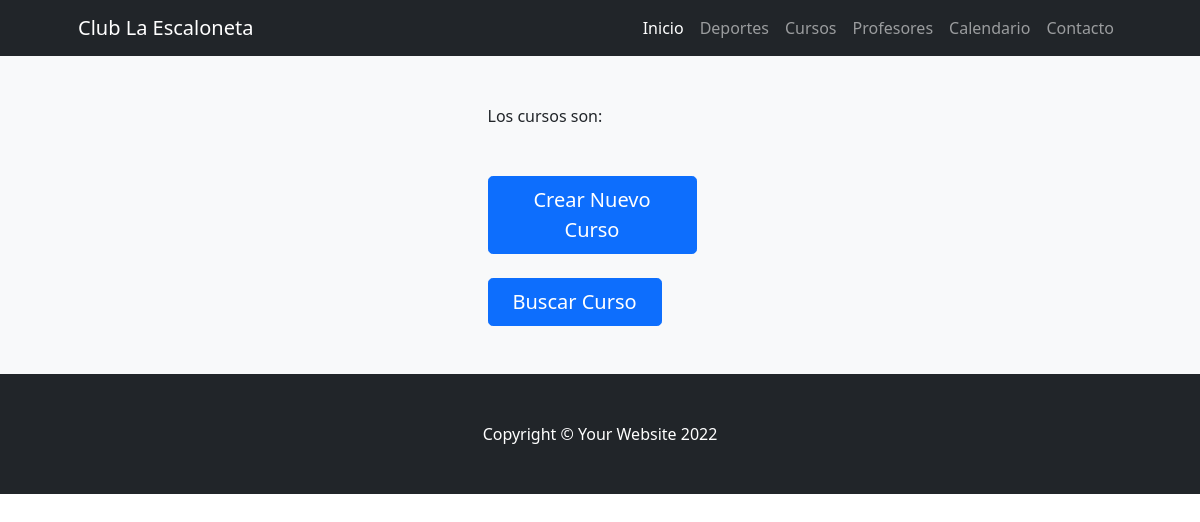
The app's page /ClubAPP/cursos/, older data.
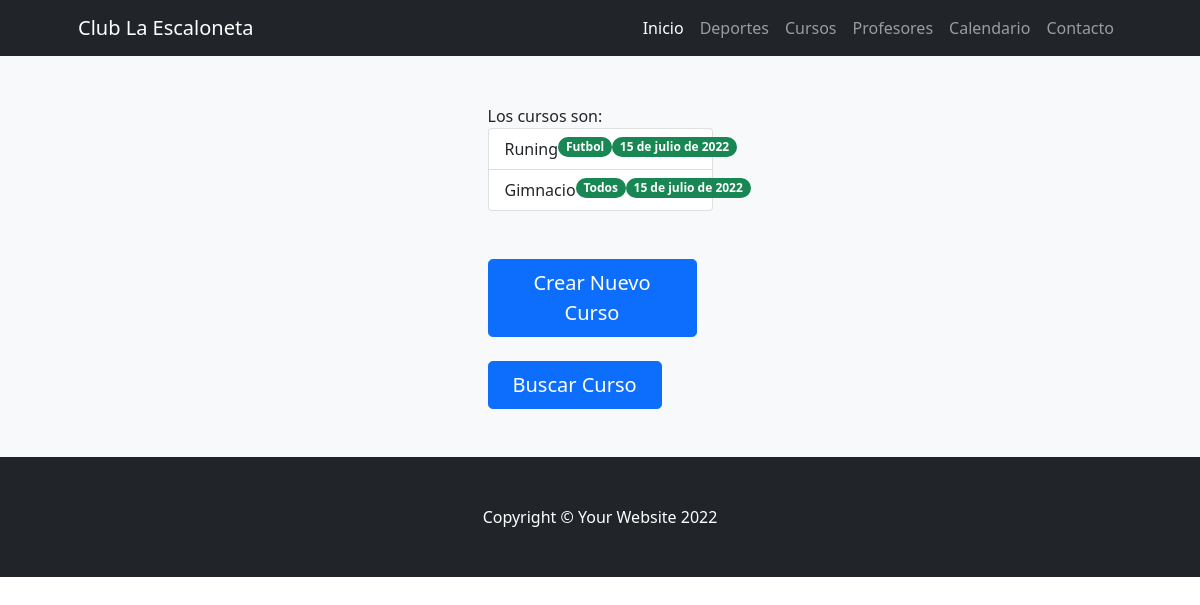
The same page, newer data.
### ClubAPP/models.py (models this page shows)
class Curso(models.Model):
    nombre = models.CharField(max_length=30)
    deporte = models.CharField(max_length=30)
    fecha = models.DateField(max_length=30)

### ClubAPP/views.py (the view)
# urls.py: path('cursos/', cursos, name="Cursos"),
def cursos(request):
    cursos = Curso.objects.all()
    return render(request,"cursos.html",{"cursos":cursos})

### ClubAPP/template/cursos.html (shortened to what this page needs)
{% extends 'base.html' %}
{% load static %}
{% block contenidoPagina %}
<section class="bg-light py-5">
    <div class="container px-5">
        <div class="row gx-5 justify-content-center">
            <div class="col-lg-3">
                Los cursos son:
                <ul class="list-group">
                    {% for curso in cursos %}
                        <li class="list-group-item d-flex justify-content-between align-items-start">
                            {{curso.nombre}}
                            <span class="badge bg-success rounded-pill">{{curso.deporte}}</span>
                            <span class="badge bg-success rounded-pill">{{curso.fecha}}</span>
                        </li>
                    {% endfor %}
                </ul>
                <br>
                <br>
                <a class="btn btn-primary btn-lg px-4 me-sm-3" href="{% url 'Nuevo_curso' %}">Crear Nuevo Curso</a>
                <br>
                <br>
                <a class="btn btn-primary btn-lg px-4 me-sm-3" href="{% url 'Busqueda_curso' %}">Buscar Curso</a>
            </div>
        </div>
    </div>
</section>
{% endblock %}

### ClubAPP/template/base.html (shortened to what this page needs)
{% load static %}
<!DOCTYPE html>
<html lang="en">
    <head>
        <link href="{% static 'css/styles.css' %}" rel="stylesheet" />
    </head>
    <body>
        <nav class="navbar navbar-expand-lg navbar-dark bg-dark">
            <div class="container px-5">
                <a class="navbar-brand" href="{% url 'Inicio' %}">Club La Escaloneta</a>
                <div class="collapse navbar-collapse" id="navbarSupportedContent">
                    <ul class="navbar-nav ms-auto mb-2 mb-lg-0">
                        <li class="nav-item"><a class="nav-link active" aria-current="page" href="{% url 'Inicio' %}">Inicio</a></li>
                        <li class="nav-item"><a class="nav-link" href="{% url 'Deportes' %}">Deportes</a></li>
                        <li class="nav-item"><a class="nav-link" href="{% url 'Cursos' %}">Cursos</a></li>
                        <li class="nav-item"><a class="nav-link" href="{% url 'Profesores' %}">Profesores</a></li>
                        <li class="nav-item"><a class="nav-link" href="{% url 'Calendario' %}">Calendario</a></li>
                        <li class="nav-item"><a class="nav-link" href="{% url 'Contacto' %}">Contacto</a></li>
                    </ul>
                </div>
            </div>
        </nav>
        {% block contenidoPagina %}
        {% endblock %}
        <footer class="py-5 bg-dark">
            <div class="container px-4 px-lg-5"><p class="m-0 text-center text-white">Copyright &copy; Your Website 2022</p></div>
        </footer>
    </body>
</html>

Row changes from the older to the newer data that the page shows:
added Curso: nombre "Runing", deporte "Futbol", fecha "15 de julio de 2022"
added Curso: nombre "Gimnacio", deporte "Todos", fecha "15 de julio de 2022"
